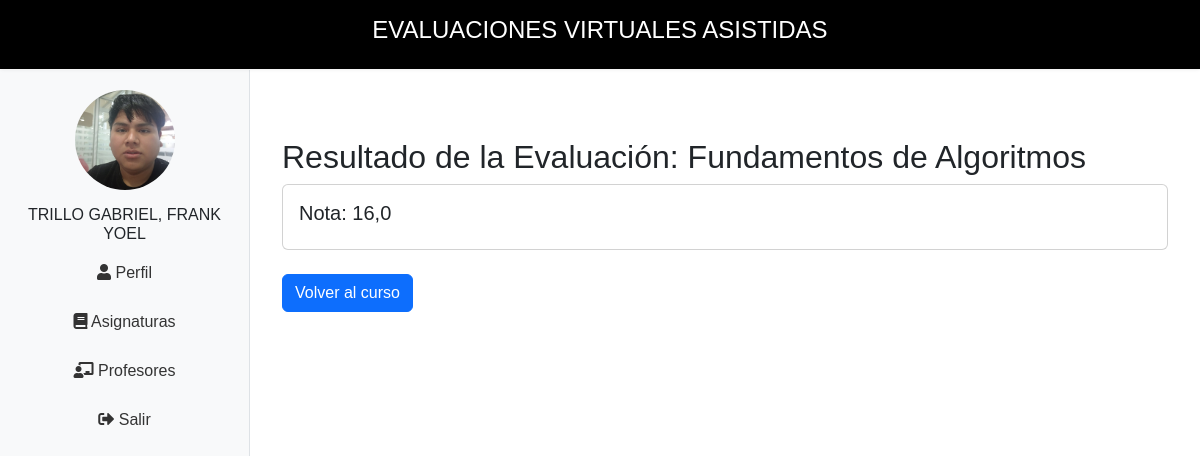
Page /portalEstudiante/evaluacion/11/resultado/ (signed in) on the committed database.
### webApp/models.py (models this page shows, shortened)
class Evaluaciones(models.Model):
    curso=models.ForeignKey(Curso, on_delete=models.CASCADE)
    docente=models.ForeignKey(Docente, on_delete=models.CASCADE)
    nombre_Evaluacion=models.CharField(max_length=50, null=True, blank=True)
    numPreguntas=models.IntegerField(validators = [validate_nota])
    fecha_creacion = models.DateTimeField(auto_now_add=True)
    fecha_fin = models.DateTimeField(null=True, blank=True)
    duracion = models.IntegerField(help_text="Duración del examen en minutos", null=True, blank=True)
    class Meta:
        verbose_name='evaluacion'
        verbose_name_plural='evaluaciones'
        db_table='evaluaciones'

class Calificaciones(models.Model):
    estudiante=models.ForeignKey(Estudiante,on_delete=models.CASCADE)
    curso=models.ForeignKey(Curso, on_delete=models.CASCADE)
    evaluacion=models.ForeignKey(Evaluaciones,on_delete=models.CASCADE)
    nota=models.FloatField(validators=[validate_nota])

### portalEstudiante/views.py (the view)
# urls.py: path('evaluacion/<int:evaluacion_id>/resultado/', resultado_evaluacion, name='resultado_evaluacion'),
@login_required
def resultado_evaluacion(request, evaluacion_id):
    evaluacion = get_object_or_404(Evaluaciones, pk=evaluacion_id)
    calificacion = Calificaciones.objects.filter(
        estudiante=request.user.estudiante,
        evaluacion=evaluacion
    ).first()
    context = {
        'evaluacion': evaluacion,
        'calificacion': calificacion,
    }
    return render(request, 'Asignaturas/resultado_evaluacion.html', context)

### portalEstudiante/context_processors.py (called while the page is built)
def nombre_estudiante(request):
    if request.user.is_authenticated:
        try:
            estudiante = request.user.estudiante
            nombre_completo = estudiante.nombre_completo()
            foto_url = estudiante.foto.url if estudiante.foto else None
            return {'nombre_estudiante': nombre_completo, 'foto_estudiante': foto_url}
        except Estudiante.DoesNotExist:
            return {'nombre_estudiante': "USER INVITADO", 'foto_estudiante': None}
    return {'nombre_estudiante': None, 'foto_estudiante': None}

### webApp/models.py (called while the page is built)
    def nombre_completo(self):
        nombre_completo = "{} {}, {}".format(self.apellido_paterno, self.apellido_materno, self.nombres)
        return nombre_completo.upper()

### portalEstudiante/templates/Asignaturas/resultado_evaluacion.html
{% extends "portalEstudiante/base.html" %}
{% load static %}
{% load widget_tweaks %}
{% block content %}
<div class="container mt-5">
    <h2>Resultado de la Evaluación: {{ evaluacion.nombre_Evaluacion }}</h2>
    <div class="row">
        <div class="col-12">
            <div class="card">
                <div class="card-body">
                    {% if calificacion %}
                        <h5 class="card-title">Nota: {{ calificacion.nota }}</h5>
                    {% else %}
                        <h5 class="card-title">No se encontró calificación para esta evaluación.</h5>
                    {% endif %}
                </div>
            </div>
        </div>
    </div>
    <div class="row mt-4">
        <div class="col-12">
            <a href="{% url 'portalEstudiante:curso_detalle' evaluacion.curso.id %}" class="btn btn-primary">Volver al curso</a>
        </div>
    </div>
</div>
{% endblock %}

### portalEstudiante/templates/portalEstudiante/base.html (style rules this page uses)
body { display: flex; flex-direction: column; margin: 0; padding: 0; font-family: Arial, sans-serif; height: 100vh; }

### rows in the picture
Evaluaciones: nombre_Evaluacion "Fundamentos de Algoritmos"
Calificaciones: nota "16,0"

### other values in the picture
{{ nombre_estudiante }} "TRILLO GABRIEL, FRANK YOEL"
